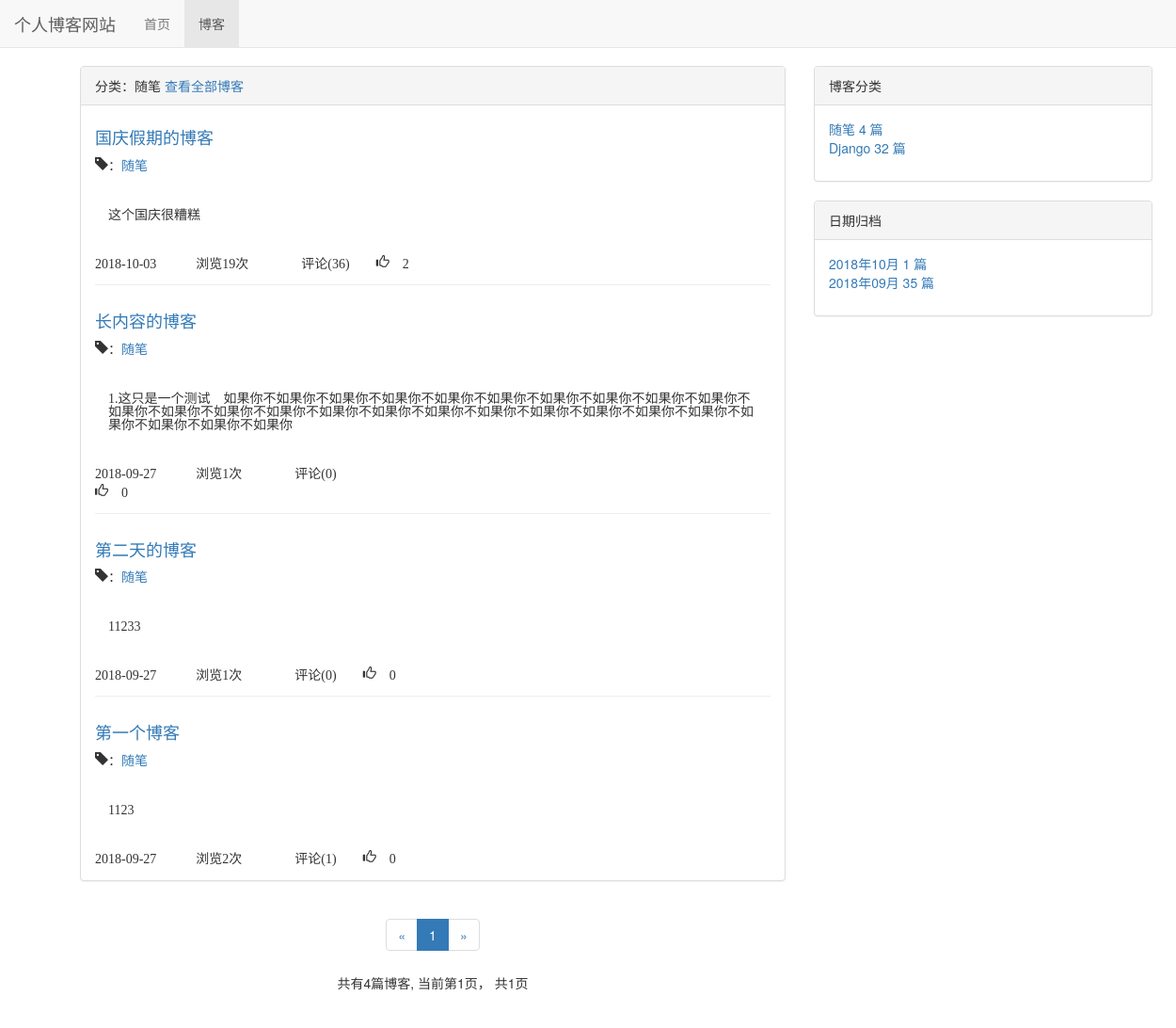
The page /blog/type/1 on the database its author committed.
### blog/models.py (models this page shows, shortened)
class BlogType(models.Model):
    type_name = models.CharField(max_length = 15)
    def __str__(self):
        return self.type_name

class Blog(models.Model,ReadNumExpandMthod):
    title = models.CharField(max_length = 50)
    blog_type = models.ForeignKey(BlogType, on_delete = models.DO_NOTHING)
    content = RichTextUploadingField()
    author = models.ForeignKey(User,on_delete = models.DO_NOTHING)
    read_details = GenericRelation(ReadDetail)
    created_time = models.DateTimeField(auto_now_add = True)
    last_updated_time = models.DateTimeField(auto_now = True)
    class Meta:
        ordering = ["-created_time"]

### read_statistics/models.py (models this page shows)
class ReadNum(models.Model):
    read_num = models.IntegerField(default=0)
    content_type = models.ForeignKey(ContentType,on_delete=models.DO_NOTHING)
    object_id = models.PositiveIntegerField()
    content_object = GenericForeignKey('content_type','object_id')

### likes/models.py (models this page shows)
class LikeCount(models.Model):
    content_type = models.ForeignKey(ContentType, on_delete=models.CASCADE)
    object_id = models.PositiveIntegerField()
    content_object = GenericForeignKey('content_type', 'object_id')
    liked_num = models.IntegerField(default=0)

### blog/views.py (the view)
# urls.py: path('type/<int:blog_type_pk>',views.blogs_with_type,name = 'blogs_with_type'),
def blogs_with_type(request,blog_type_pk):
    blog_type = get_object_or_404(BlogType,pk= blog_type_pk)
    blogs_all_list = Blog.objects.filter(blog_type= blog_type)
    context = get_blog_list_common_data(request,blogs_all_list)
    context['blog_type'] = blog_type
    return render(request,'blog/blogs_with_type.html',context)

### comment/templatetags/comment_tags.py (called while the page is built)
@register.simple_tag
def get_comment_count(obj):
    content_type = ContentType.objects.get_for_model(obj)
    return Comment.objects.filter(content_type = content_type,object_id = obj.pk).count()

### likes/templatetags/likes_tags.py (called while the page is built)
@register.simple_tag
def get_like_count(obj):
    content_type = ContentType.objects.get_for_model(obj)
    like_count, created = LikeCount.objects.get_or_create(content_type=content_type, object_id=obj.pk)
    return like_count.liked_num

### read_statistics/models.py (called while the page is built)
    def get_read_num(self):
        try:
            ct = ContentType.objects.get_for_model(self)
            readnum  = ReadNum.objects.get(content_type= ct,object_id=self.pk)
            return readnum.read_num
        except exceptions.ObjectDoesNotExist:
            return 0

### blog/templates/blog/blogs_with_type.html (shortened to what this page needs)
{% extends 'blog/blog_list.html' %}
{% block blog_list_title %}
    分类：{{ blog_type.type_name }}
    <a href="{% url 'blog_list' %}">查看全部博客</a>
{% endblock %}

### blog/templates/blog/blog_list.html (shortened to what this page needs)
{% extends 'blog/base.html' %}
{% block nav_blog_active %}active{% endblock %}
{% load staticfiles %}
{% load comment_tags %}
{% load likes_tags %}
{% block header_extends %}
    <link rel="stylesheet" type="text/css" href="{% static 'blog/blog.css' %}">
{% endblock %}
{% block content %}
    <div class="container">
        <div class="row">
            <div class=" col-sm-8 ">
                <div class="panel panel-default">
                    <div class="panel-heading">{% block blog_list_title %}博客列表{% endblock %}</div>
                    <div class="panel-body">
                        {% for blog in blogs %}
                        <div class="blog">
                            <h4><a href="{% url 'blog_detail' blog.pk %}">{{ blog.title }} </a></h4>
                            <p class="blog-info">
                                <li class="glyphicon glyphicon-tag">：<a href="{% url 'blogs_with_type' blog.blog_type.pk %}">{{ blog.blog_type }}</a>&nbsp;&nbsp;
                            </p>
                            <p class="text">{{ blog.content|safe|striptags|truncatechars:120 }}</p>
                            {{ blog.created_time|date:'Y-m-d'}}&nbsp;&nbsp;
                            浏览{{ blog.get_read_num }}次 &nbsp;&nbsp;
                            评论({% get_comment_count blog %})&nbsp;&nbsp;
                            <li class="glyphicon glyphicon-thumbs-up"> {% get_like_count blog %}</li>
                        </div>
                        {% empty %}
                            <div class="blog">
                                <h4>暂无博客，敬请期待</h4>
                            </div>
                        {% endfor %}
                    </div>
                </div>
                <div class="paginator">
                    <ul class="pagination">
                        <li>
                            {% if page_of_blogs.has_previous %}
                                <a href="?page=previos_page_number" aria-label="Previous">
                                    <span aria-hidden="true">&laquo;</span>
                                </a>
                            {% else%}
                                <span aria-hidden="true">&laquo;</span>
                            {% endif %}
                        </li>
                        {% for page_num in page_range %}
                            {% if page_num == page_of_blogs.number %}
                                <li class="active"><span>{{ page_num }}</span></li>
                            {% else %}
                                {% if page_num == '...' %}
                                    <li><span>{{ page_num }}</span></li>
                                {% else %}
                                    <li><a href="?page={{ page_num }} ">{{ page_num }}</a></li>
                                {% endif %}
                            {% endif %}
                        {% endfor %}
                        <li>
                            {% if page_of_blogs.has_next %}
                                <a href="?page={{ page_of_blogs.next_page_number }}" aria-label="Next">
                                    <span aria-hidden="true">&raquo;</span>
                                </a>
                            {% else %}
                                <span aria-hidden="true">&raquo;</span>
                            {% endif %}
                        </li>
                    </ul>
                    <p>
                        共有{{ page_of_blogs.paginator.count }}篇博客,
                        当前第{{ page_of_blogs.number }}页，
                        共{{ page_of_blogs.paginator.num_pages }}页
                    </p>
                </div>
            </div>
            <div class="col-sm-4">
                <div class="panel panel-default">
                    <div class="panel-heading">博客分类</div>
                    <div class="panel-body">
                         <ul class='blog-types'>
                            {% for blog_type in blog_types %}
                                <li>
                                    <a href="{% url 'blogs_with_type' blog_type.pk %}">
                                    {{ blog_type.type_name }} {{blog_type.blog_count}} 篇 </a>
                                </li>
                            {% empty %}
                                <li>暂无分类</li>
                            {% endfor %}
                        </ul>
                    </div>
                </div>
                <div class="panel panel-default">
                    <div class="panel-heading">日期归档</div>
                    <div class="panel-body">
                        <ul>
                            {% for blog_date,blog_count in blog_dates.items %}
                                <li>
                                    <a href="{% url 'blogs_with_date' blog_date.year blog_date.month %}">
                                    {{ blog_date|date:"Y年m月" }} {{ blog_count }} 篇</a>
                                </li>
                            {% endfor %}
                        </ul>
                    </div>
                </div>
            </div>
        </div>
    </div>
{% endblock %}

### blog/static/blog/base.css (style rules this page uses)
* { margin: 0; padding: 0; }
body { margin: 70px!important; }
ul { list-style-type: none; }

### blog/static/blog/blog.css (style rules this page uses)
ul.blog-types { list-style-type: none; }
div.blog:not(:last-child) { margin-bottom: 2em; padding-bottom: 1em; border-bottom: 1px solid #eee; }
div.blog h4 { margin-top: 0.5em; }
div.blog p.blog-info { margin-bottom: 0; }
div.paginator { text-align: center; }
p.text { padding: 2em 1em }

### rows shown on the page
BlogType: type_name "随笔", blog_count "4"
Blog: title "国庆假期的博客", blog_type "随笔", content "这个国庆很糟糕", created_time "2018-10-03", get_read_num "19", id "36", id.liked_num "2"
Blog: title "长内容的博客", blog_type "随笔", content "1.这只是一个测试 如果你不如果你不如果你不如果你不如果你不如果你不如果你不如果你不如果你不如果你不如果你不如果你不如果你不如果你不如果你不如果你不如果你不如果你不如果你不如果你不如果你不如果你不如果你不如果你不如果你不如果你", created_time "2018-09-27", get_read_num "1", id "0", id.liked_num "0"
Blog: title "第二天的博客", blog_type "随笔", content "11233", created_time "2018-09-27", get_read_num "1", id "0", id.liked_num "0"
Blog: title "第一个博客", blog_type "随笔", content "1123", created_time "2018-09-27", get_read_num "2", id "1", id.liked_num "0"
BlogType: type_name "Django", blog_count "32"

### other values the page prints
{{ page_num }} "1"
{{ page_of_blogs.paginator.count }} "4"
{{ page_of_blogs.number }} "1"
{{ page_of_blogs.paginator.num_pages }} "1"
{{ blog_date|date:"Y年m月" }} "2018年10月" "2018年09月"
{{ blog_count }} "1" "35"
